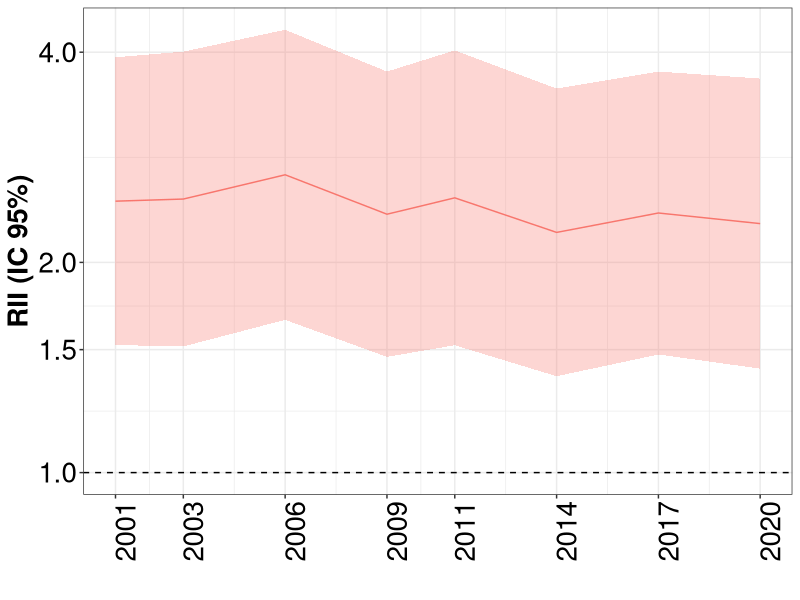
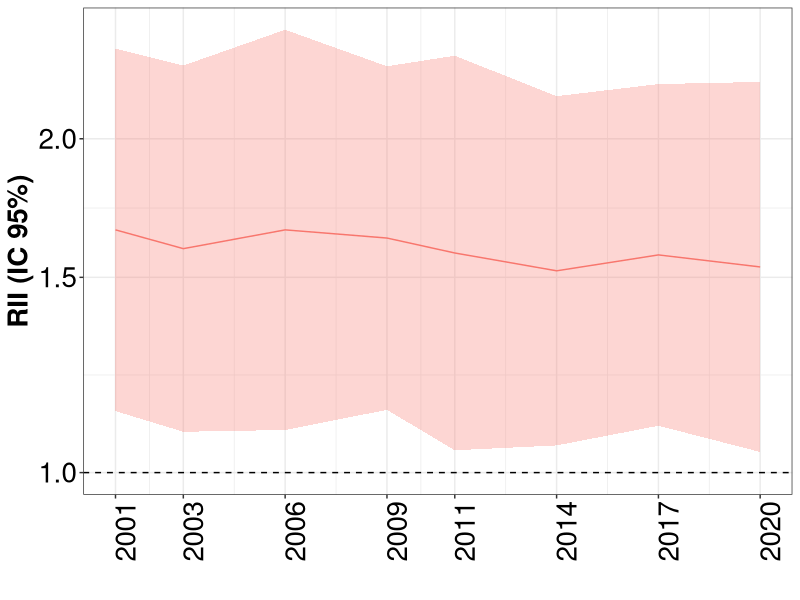
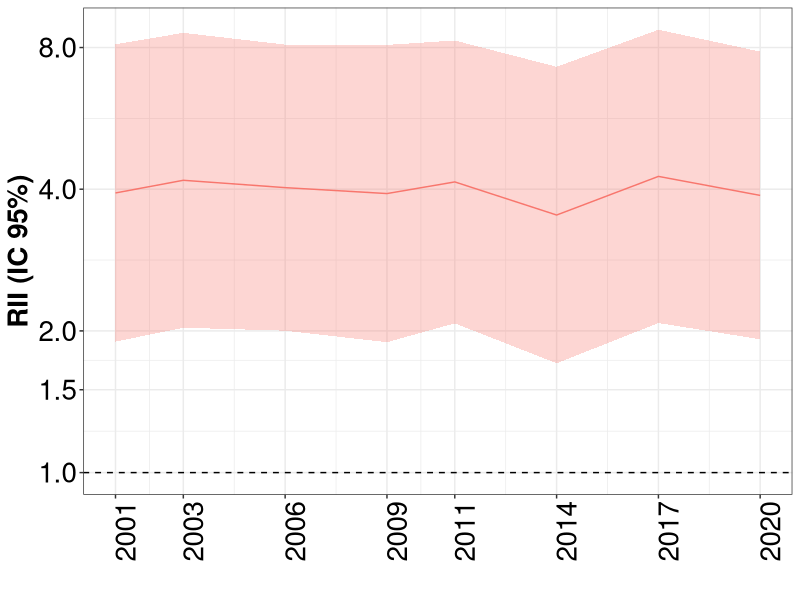
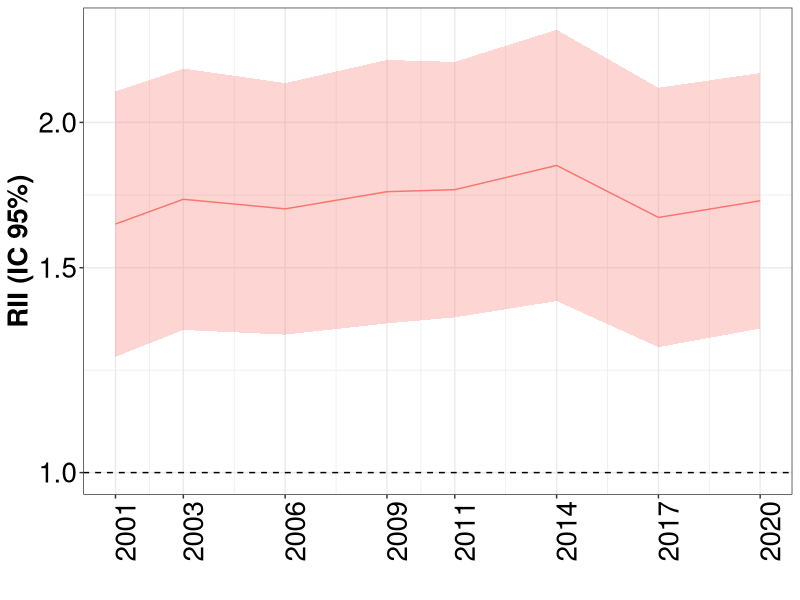
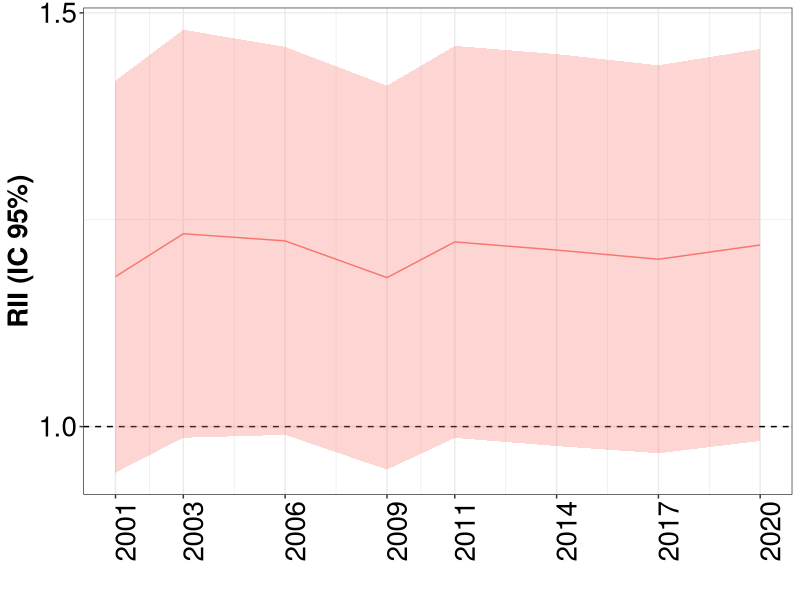
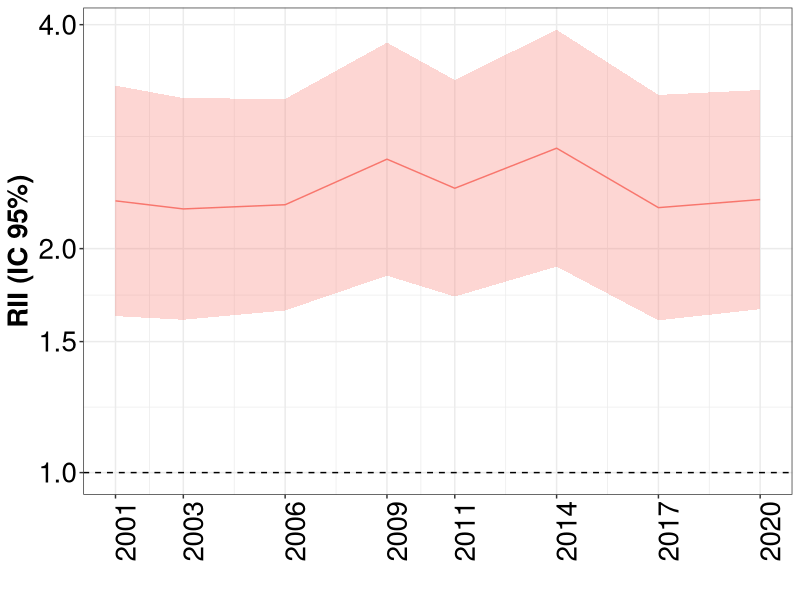
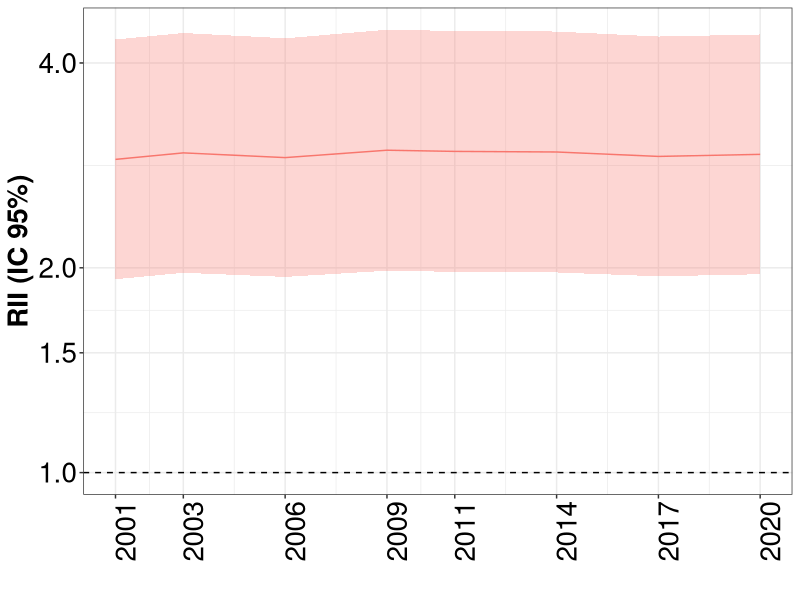
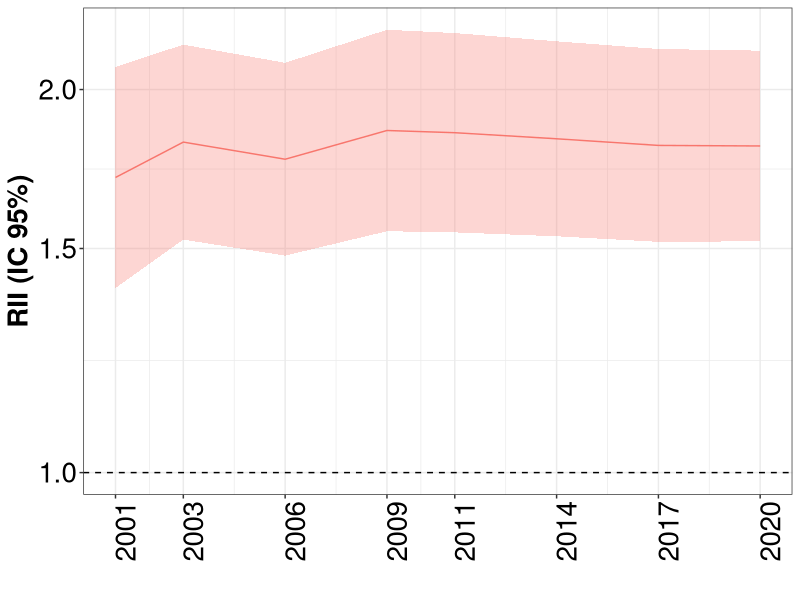

Write the R code that produced these figures, in order.
## ---- chunk 1
knitr::opts_chunk$set(echo = TRUE)
library(tidyverse)
library(readxl)
library(ggplot2)

## ---- chunk 2

desigualdades_rii <- read.csv("rii.csv")
datos_ca <- desigualdades_rii %>%
  filter(abreviatura == "CB")

## ---- chunk 3

datos_ca %>%
  filter(fr =="diabetes", sexo=="Overall") %>%
  ggplot(aes(x=as.Date(encuesta), y=rii, ymin=rii_infci, ymax=rii_supci, group=fr)) +
  geom_hline(yintercept = 1, lty = 2) +
  geom_ribbon(alpha=0.3, aes(fill=fr)) +
  geom_line(aes(color=fr)) +
  scale_y_continuous(trans="log", breaks=c(0.75, 1, 1.5, 2, 4, 8, 16, 32))+
  scale_x_date(date_labels = "%Y", breaks = unique(as.Date(datos_ca$encuesta)))+
  labs(x="", y="RII (IC 95%)")+
  theme_bw()+
  theme(axis.text=element_text(size=20, color="black"),
                  axis.title=element_text(size=20, face="bold", color="black"),
                  axis.text.x = element_text(angle = 90),
                  strip.text = element_text(size=20, face="bold", color="black"),
                  legend.position="none")

## ---- chunk 4

datos_ca %>%
  filter(fr =="diabetes", sexo=="Hombre") %>%
  ggplot(aes(x=as.Date(encuesta), y=rii, ymin=rii_infci, ymax=rii_supci, group=fr)) +
  geom_hline(yintercept = 1, lty = 2) +
  geom_ribbon(alpha=0.3, aes(fill=fr)) +
  geom_line(aes(color=fr)) +
  scale_y_continuous(trans="log", breaks=c(0.75, 1, 1.5, 2, 4, 8, 16, 32))+
  scale_x_date(date_labels = "%Y", breaks = unique(as.Date(datos_ca$encuesta)))+
  labs(x="", y="RII (IC 95%)")+
  theme_bw()+
  theme(axis.text=element_text(size=20, color="black"),
                  axis.title=element_text(size=20, face="bold", color="black"),
                  axis.text.x = element_text(angle = 90),
                  strip.text = element_text(size=20, face="bold", color="black"),
                  legend.position="none")

## ---- chunk 5

datos_ca %>%
  filter(fr =="diabetes", sexo=="Mujeres") %>%
  ggplot(aes(x=as.Date(encuesta), y=rii, ymin=rii_infci, ymax=rii_supci, group=fr)) +
  geom_hline(yintercept = 1, lty = 2) +
  geom_ribbon(alpha=0.3, aes(fill=fr)) +
  geom_line(aes(color=fr)) +
  scale_y_continuous(trans="log", breaks=c(0.75, 1, 1.5, 2, 4, 8, 16, 32))+
  scale_x_date(date_labels = "%Y", breaks = unique(as.Date(datos_ca$encuesta)))+
  labs(x="", y="RII (IC 95%)")+
  theme_bw()+
  theme(axis.text=element_text(size=20, color="black"),
                  axis.title=element_text(size=20, face="bold", color="black"),
                  axis.text.x = element_text(angle = 90),
                  strip.text = element_text(size=20, face="bold", color="black"),
                  legend.position="none")

## ---- chunk 6

datos_ca %>%
  filter(fr =="hta", sexo=="Overall") %>%
  ggplot(aes(x=as.Date(encuesta), y=rii, ymin=rii_infci, ymax=rii_supci, group=fr)) +
  geom_hline(yintercept = 1, lty = 2) +
  geom_ribbon(alpha=0.3, aes(fill=fr)) +
  geom_line(aes(color=fr)) +
  scale_y_continuous(trans="log", breaks=c(0.75, 1, 1.5, 2, 4, 8, 16, 32))+
  scale_x_date(date_labels = "%Y", breaks = unique(as.Date(datos_ca$encuesta)))+
  labs(x="", y="RII (IC 95%)")+
  theme_bw()+
  theme(axis.text=element_text(size=20, color="black"),
                  axis.title=element_text(size=20, face="bold", color="black"),
                  axis.text.x = element_text(angle = 90),
                  strip.text = element_text(size=20, face="bold", color="black"),
                  legend.position="none")
## ---- chunk 7

datos_ca %>%
  filter(fr =="hta", sexo=="Hombre") %>%
  ggplot(aes(x=as.Date(encuesta), y=rii, ymin=rii_infci, ymax=rii_supci, group=fr)) +
  geom_hline(yintercept = 1, lty = 2) +
  geom_ribbon(alpha=0.3, aes(fill=fr)) +
  geom_line(aes(color=fr)) +
  scale_y_continuous(trans="log", breaks=c(0.75, 1, 1.5, 2, 4, 8, 16, 32))+
  scale_x_date(date_labels = "%Y", breaks = unique(as.Date(datos_ca$encuesta)))+
  labs(x="", y="RII (IC 95%)")+
  theme_bw()+
  theme(axis.text=element_text(size=20, color="black"),
                  axis.title=element_text(size=20, face="bold", color="black"),
                  axis.text.x = element_text(angle = 90),
                  strip.text = element_text(size=20, face="bold", color="black"),
                  legend.position="none")

## ---- chunk 8

datos_ca %>%
  filter(fr =="hta", sexo=="Mujeres") %>%
  ggplot(aes(x=as.Date(encuesta), y=rii, ymin=rii_infci, ymax=rii_supci, group=fr)) +
  geom_hline(yintercept = 1, lty = 2) +
  geom_ribbon(alpha=0.3, aes(fill=fr)) +
  geom_line(aes(color=fr)) +
  scale_y_continuous(trans="log", breaks=c(0.75, 1, 1.5, 2, 4, 8, 16, 32))+
  scale_x_date(date_labels = "%Y", breaks = unique(as.Date(datos_ca$encuesta)))+
  labs(x="", y="RII (IC 95%)")+
  theme_bw()+
  theme(axis.text=element_text(size=20, color="black"),
                  axis.title=element_text(size=20, face="bold", color="black"),
                  axis.text.x = element_text(angle = 90),
                  strip.text = element_text(size=20, face="bold", color="black"),
                  legend.position="none")

## ---- chunk 9

datos_ca %>%
  filter(fr =="obesity", sexo=="Overall") %>%
  ggplot(aes(x=as.Date(encuesta), y=rii, ymin=rii_infci, ymax=rii_supci, group=fr)) +
  geom_hline(yintercept = 1, lty = 2) +
  geom_ribbon(alpha=0.3, aes(fill=fr)) +
  geom_line(aes(color=fr)) +
  scale_y_continuous(trans="log", breaks=c(0.75, 1, 1.5, 2, 4, 8, 16, 32))+
  scale_x_date(date_labels = "%Y", breaks = unique(as.Date(datos_ca$encuesta)))+
  labs(x="", y="RII (IC 95%)")+
  theme_bw()+
  theme(axis.text=element_text(size=20, color="black"),
                  axis.title=element_text(size=20, face="bold", color="black"),
                  axis.text.x = element_text(angle = 90),
                  strip.text = element_text(size=20, face="bold", color="black"),
                  legend.position="none")
## ---- chunk 10

datos_ca %>%
  filter(fr =="obesity", sexo=="Hombre") %>%
  ggplot(aes(x=as.Date(encuesta), y=rii, ymin=rii_infci, ymax=rii_supci, group=fr)) +
  geom_hline(yintercept = 1, lty = 2) +
  geom_ribbon(alpha=0.3, aes(fill=fr)) +
  geom_line(aes(color=fr)) +
  scale_y_continuous(trans="log", breaks=c(0.75, 1, 1.5, 2, 4, 8, 16, 32))+
  scale_x_date(date_labels = "%Y", breaks = unique(as.Date(datos_ca$encuesta)))+
  labs(x="", y="RII (IC 95%)")+
  theme_bw()+
  theme(axis.text=element_text(size=20, color="black"),
                  axis.title=element_text(size=20, face="bold", color="black"),
                  axis.text.x = element_text(angle = 90),
                  strip.text = element_text(size=20, face="bold", color="black"),
                  legend.position="none")

## ---- chunk 11

datos_ca %>%
  filter(fr =="obesity", sexo=="Mujeres") %>%
  ggplot(aes(x=as.Date(encuesta), y=rii, ymin=rii_infci, ymax=rii_supci, group=fr)) +
  geom_hline(yintercept = 1, lty = 2) +
  geom_ribbon(alpha=0.3, aes(fill=fr)) +
  geom_line(aes(color=fr)) +
  scale_y_continuous(trans="log", breaks=c(0.75, 1, 1.5, 2, 4, 8, 16, 32))+
  scale_x_date(date_labels = "%Y", breaks = unique(as.Date(datos_ca$encuesta)))+
  labs(x="", y="RII (IC 95%)")+
  theme_bw()+
  theme(axis.text=element_text(size=20, color="black"),
                  axis.title=element_text(size=20, face="bold", color="black"),
                  axis.text.x = element_text(angle = 90),
                  strip.text = element_text(size=20, face="bold", color="black"),
                  legend.position="none")

## ---- chunk 12

datos_ca %>%
  filter(fr =="col", sexo=="Overall") %>%
  ggplot(aes(x=as.Date(encuesta), y=rii, ymin=rii_infci, ymax=rii_supci, group=fr)) +
  geom_hline(yintercept = 1, lty = 2) +
  geom_ribbon(alpha=0.3, aes(fill=fr)) +
  geom_line(aes(color=fr)) +
  scale_y_continuous(trans="log", breaks=c(0.75, 1, 1.5, 2, 4, 8, 16, 32))+
  scale_x_date(date_labels = "%Y", breaks = unique(as.Date(datos_ca$encuesta)))+
  labs(x="", y="RII (IC 95%)")+
  theme_bw()+
  theme(axis.text=element_text(size=20, color="black"),
                  axis.title=element_text(size=20, face="bold", color="black"),
                  axis.text.x = element_text(angle = 90),
                  strip.text = element_text(size=20, face="bold", color="black"),
                  legend.position="none")
## ---- chunk 13

datos_ca %>%
  filter(fr =="col", sexo=="Hombre") %>%
  ggplot(aes(x=as.Date(encuesta), y=rii, ymin=rii_infci, ymax=rii_supci, group=fr)) +
  geom_hline(yintercept = 1, lty = 2) +
  geom_ribbon(alpha=0.3, aes(fill=fr)) +
  geom_line(aes(color=fr)) +
  scale_y_continuous(trans="log", breaks=c(0.75, 1, 1.5, 2, 4, 8, 16, 32))+
  scale_x_date(date_labels = "%Y", breaks = unique(as.Date(datos_ca$encuesta)))+
  labs(x="", y="RII (IC 95%)")+
  theme_bw()+
  theme(axis.text=element_text(size=20, color="black"),
                  axis.title=element_text(size=20, face="bold", color="black"),
                  axis.text.x = element_text(angle = 90),
                  strip.text = element_text(size=20, face="bold", color="black"),
                  legend.position="none")

## ---- chunk 14

datos_ca %>%
  filter(fr =="col", sexo=="Mujeres") %>%
  ggplot(aes(x=as.Date(encuesta), y=rii, ymin=rii_infci, ymax=rii_supci, group=fr)) +
  geom_hline(yintercept = 1, lty = 2) +
  geom_ribbon(alpha=0.3, aes(fill=fr)) +
  geom_line(aes(color=fr)) +
  scale_y_continuous(trans="log", breaks=c(0.75, 1, 1.5, 2, 4, 8, 16, 32))+
  scale_x_date(date_labels = "%Y", breaks = unique(as.Date(datos_ca$encuesta)))+
  labs(x="", y="RII (IC 95%)")+
  theme_bw()+
  theme(axis.text=element_text(size=20, color="black"),
                  axis.title=element_text(size=20, face="bold", color="black"),
                  axis.text.x = element_text(angle = 90),
                  strip.text = element_text(size=20, face="bold", color="black"),
                  legend.position="none")

## ---- chunk 15

datos_ca %>%
  filter(fr =="sedentario", sexo=="Overall") %>%
  ggplot(aes(x=as.Date(encuesta), y=rii, ymin=rii_infci, ymax=rii_supci, group=fr)) +
  geom_hline(yintercept = 1, lty = 2) +
  geom_ribbon(alpha=0.3, aes(fill=fr)) +
  geom_line(aes(color=fr)) +
  scale_y_continuous(trans="log", breaks=c(0.75, 1, 1.5, 2, 4, 8, 16, 32))+
  scale_x_date(date_labels = "%Y", breaks = unique(as.Date(datos_ca$encuesta)))+
  labs(x="", y="RII (IC 95%)")+
  theme_bw()+
  theme(axis.text=element_text(size=20, color="black"),
                  axis.title=element_text(size=20, face="bold", color="black"),
                  axis.text.x = element_text(angle = 90),
                  strip.text = element_text(size=20, face="bold", color="black"),
                  legend.position="none")
## ---- chunk 16

datos_ca %>%
  filter(fr =="sedentario", sexo=="Hombre") %>%
  ggplot(aes(x=as.Date(encuesta), y=rii, ymin=rii_infci, ymax=rii_supci, group=fr)) +
  geom_hline(yintercept = 1, lty = 2) +
  geom_ribbon(alpha=0.3, aes(fill=fr)) +
  geom_line(aes(color=fr)) +
  scale_y_continuous(trans="log", breaks=c(0.75, 1, 1.5, 2, 4, 8, 16, 32))+
  scale_x_date(date_labels = "%Y", breaks = unique(as.Date(datos_ca$encuesta)))+
  labs(x="", y="RII (IC 95%)")+
  theme_bw()+
  theme(axis.text=element_text(size=20, color="black"),
                  axis.title=element_text(size=20, face="bold", color="black"),
                  axis.text.x = element_text(angle = 90),
                  strip.text = element_text(size=20, face="bold", color="black"),
                  legend.position="none")

## ---- chunk 17

datos_ca %>%
  filter(fr =="sedentario", sexo=="Mujeres") %>%
  ggplot(aes(x=as.Date(encuesta), y=rii, ymin=rii_infci, ymax=rii_supci, group=fr)) +
  geom_hline(yintercept = 1, lty = 2) +
  geom_ribbon(alpha=0.3, aes(fill=fr)) +
  geom_line(aes(color=fr)) +
  scale_y_continuous(trans="log", breaks=c(0.75, 1, 1.5, 2, 4, 8, 16, 32))+
  scale_x_date(date_labels = "%Y", breaks = unique(as.Date(datos_ca$encuesta)))+
  labs(x="", y="RII (IC 95%)")+
  theme_bw()+
  theme(axis.text=element_text(size=20, color="black"),
                  axis.title=element_text(size=20, face="bold", color="black"),
                  axis.text.x = element_text(angle = 90),
                  strip.text = element_text(size=20, face="bold", color="black"),
                  legend.position="none")

## ---- chunk 18

datos_ca %>%
  filter(fr =="smoking", sexo=="Overall") %>%
  ggplot(aes(x=as.Date(encuesta), y=rii, ymin=rii_infci, ymax=rii_supci, group=fr)) +
  geom_hline(yintercept = 1, lty = 2) +
  geom_ribbon(alpha=0.3, aes(fill=fr)) +
  geom_line(aes(color=fr)) +
  scale_y_continuous(trans="log", breaks=c(0.75, 1, 1.5, 2, 4, 8, 16, 32))+
  scale_x_date(date_labels = "%Y", breaks = unique(as.Date(datos_ca$encuesta)))+
  labs(x="", y="RII (IC 95%)")+
  theme_bw()+
  theme(axis.text=element_text(size=20, color="black"),
                  axis.title=element_text(size=20, face="bold", color="black"),
                  axis.text.x = element_text(angle = 90),
                  strip.text = element_text(size=20, face="bold", color="black"),
                  legend.position="none")
## ---- chunk 19

datos_ca %>%
  filter(fr =="smoking", sexo=="Hombre") %>%
  ggplot(aes(x=as.Date(encuesta), y=rii, ymin=rii_infci, ymax=rii_supci, group=fr)) +
  geom_hline(yintercept = 1, lty = 2) +
  geom_ribbon(alpha=0.3, aes(fill=fr)) +
  geom_line(aes(color=fr)) +
  scale_y_continuous(trans="log", breaks=c(0.75, 1, 1.5, 2, 4, 8, 16, 32))+
  scale_x_date(date_labels = "%Y", breaks = unique(as.Date(datos_ca$encuesta)))+
  labs(x="", y="RII (IC 95%)")+
  theme_bw()+
  theme(axis.text=element_text(size=20, color="black"),
                  axis.title=element_text(size=20, face="bold", color="black"),
                  axis.text.x = element_text(angle = 90),
                  strip.text = element_text(size=20, face="bold", color="black"),
                  legend.position="none")

## ---- chunk 20

datos_ca %>%
  filter(fr =="smoking", sexo=="Mujeres") %>%
  ggplot(aes(x=as.Date(encuesta), y=rii, ymin=rii_infci, ymax=rii_supci, group=fr)) +
  geom_hline(yintercept = 1, lty = 2) +
  geom_ribbon(alpha=0.3, aes(fill=fr)) +
  geom_line(aes(color=fr)) +
  scale_y_continuous(trans="log", breaks=c(0.75, 1, 1.5, 2, 4, 8, 16, 32))+
  scale_x_date(date_labels = "%Y", breaks = unique(as.Date(datos_ca$encuesta)))+
  labs(x="", y="RII (IC 95%)")+
  theme_bw()+
  theme(axis.text=element_text(size=20, color="black"),
                  axis.title=element_text(size=20, face="bold", color="black"),
                  axis.text.x = element_text(angle = 90),
                  strip.text = element_text(size=20, face="bold", color="black"),
                  legend.position="none")

## ---- chunk 21

datos_ca %>%
  filter(fr =="alcohol", sexo=="Overall") %>%
  ggplot(aes(x=as.Date(encuesta), y=rii, ymin=rii_infci, ymax=rii_supci, group=fr)) +
  geom_hline(yintercept = 1, lty = 2) +
  geom_ribbon(alpha=0.3, aes(fill=fr)) +
  geom_line(aes(color=fr)) +
  scale_y_continuous(trans="log", breaks=c(0.75, 1, 1.5, 2, 4, 8, 16, 32))+
  scale_x_date(date_labels = "%Y", breaks = unique(as.Date(datos_ca$encuesta)))+
  labs(x="", y="RII (IC 95%)")+
  theme_bw()+
  theme(axis.text=element_text(size=20, color="black"),
                  axis.title=element_text(size=20, face="bold", color="black"),
                  axis.text.x = element_text(angle = 90),
                  strip.text = element_text(size=20, face="bold", color="black"),
                  legend.position="none")
## ---- chunk 22

datos_ca %>%
  filter(fr =="alcohol", sexo=="Hombre") %>%
  ggplot(aes(x=as.Date(encuesta), y=rii, ymin=rii_infci, ymax=rii_supci, group=fr)) +
  geom_hline(yintercept = 1, lty = 2) +
  geom_ribbon(alpha=0.3, aes(fill=fr)) +
  geom_line(aes(color=fr)) +
  scale_y_continuous(trans="log", breaks=c(0.75, 1, 1.5, 2, 4, 8, 16, 32))+
  scale_x_date(date_labels = "%Y", breaks = unique(as.Date(datos_ca$encuesta)))+
  labs(x="", y="RII (IC 95%)")+
  theme_bw()+
  theme(axis.text=element_text(size=20, color="black"),
                  axis.title=element_text(size=20, face="bold", color="black"),
                  axis.text.x = element_text(angle = 90),
                  strip.text = element_text(size=20, face="bold", color="black"),
                  legend.position="none")

## ---- chunk 23

datos_ca %>%
  filter(fr =="alcohol", sexo=="Mujeres") %>%
  ggplot(aes(x=as.Date(encuesta), y=rii, ymin=rii_infci, ymax=rii_supci, group=fr)) +
  geom_hline(yintercept = 1, lty = 2) +
  geom_ribbon(alpha=0.3, aes(fill=fr)) +
  geom_line(aes(color=fr)) +
  scale_y_continuous(trans="log", breaks=c(0.75, 1, 1.5, 2, 4, 8, 16, 32))+
  scale_x_date(date_labels = "%Y", breaks = unique(as.Date(datos_ca$encuesta)))+
  labs(x="", y="RII (IC 95%)")+
  theme_bw()+
  theme(axis.text=element_text(size=20, color="black"),
                  axis.title=element_text(size=20, face="bold", color="black"),
                  axis.text.x = element_text(angle = 90),
                  strip.text = element_text(size=20, face="bold", color="black"),
                  legend.position="none")

